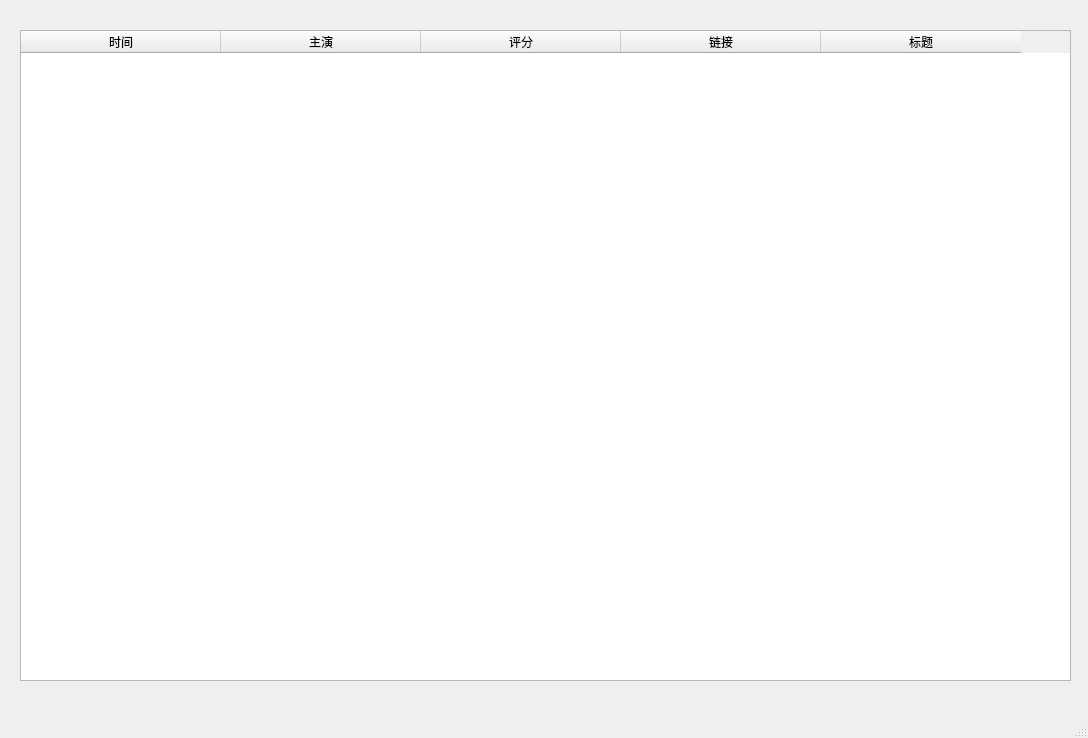
<?xml version="1.0" encoding="UTF-8"?>
<ui version="4.0">
 <class>MainWindow</class>
 <widget class="QMainWindow" name="MainWindow">
  <property name="geometry">
   <rect>
    <x>0</x>
    <y>0</y>
    <width>1088</width>
    <height>738</height>
   </rect>
  </property>
  <property name="windowTitle">
   <string>MainWindow</string>
  </property>
  <widget class="QWidget" name="centralwidget">
   <widget class="QTableWidget" name="tableWidget">
    <property name="geometry">
     <rect>
      <x>20</x>
      <y>30</y>
      <width>1051</width>
      <height>651</height>
     </rect>
    </property>
    <attribute name="horizontalHeaderDefaultSectionSize">
     <number>200</number>
    </attribute>
    <column>
     <property name="text">
      <string>时间</string>
     </property>
    </column>
    <column>
     <property name="text">
      <string>主演</string>
     </property>
    </column>
    <column>
     <property name="text">
      <string>评分</string>
     </property>
    </column>
    <column>
     <property name="text">
      <string>链接</string>
     </property>
    </column>
    <column>
     <property name="text">
      <string>标题</string>
     </property>
    </column>
   </widget>
  </widget>
  <widget class="QMenuBar" name="menubar">
   <property name="geometry">
    <rect>
     <x>0</x>
     <y>0</y>
     <width>1088</width>
     <height>26</height>
    </rect>
   </property>
  </widget>
  <widget class="QStatusBar" name="statusbar"/>
 </widget>
 <resources/>
 <connections/>
</ui>
